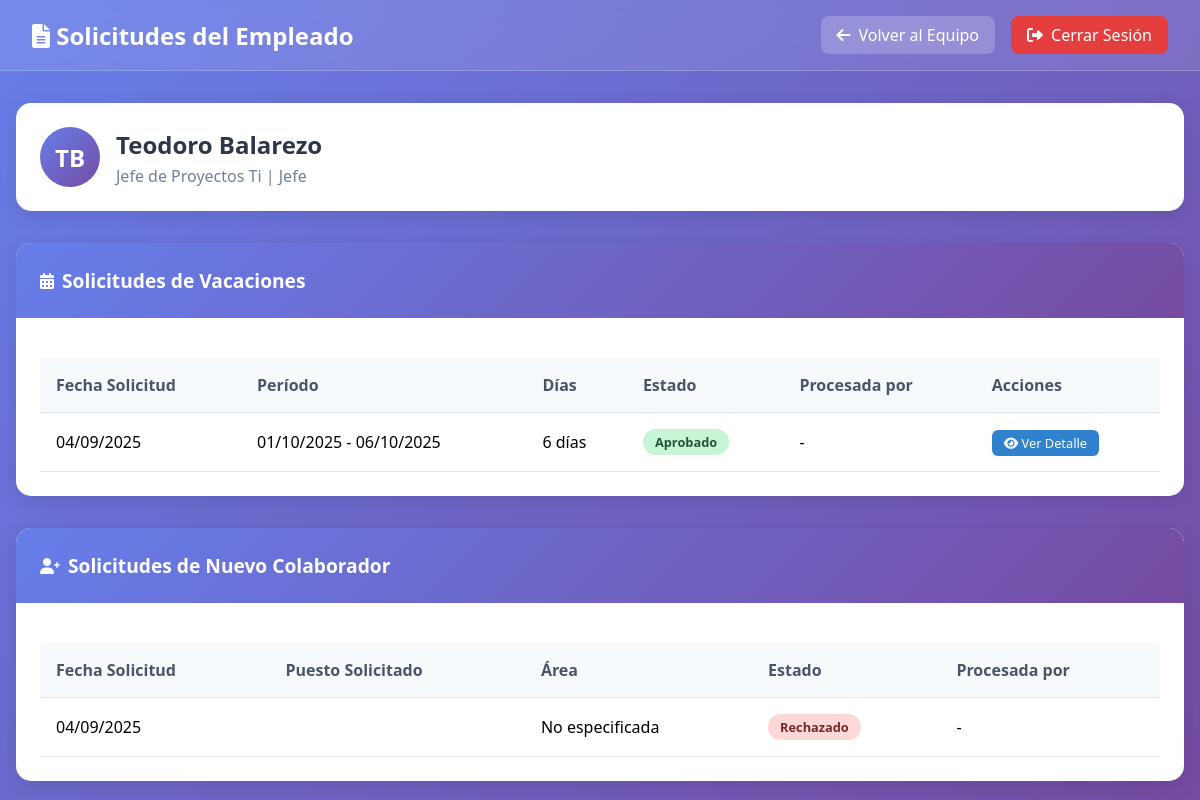
Screenshot of /manager/empleado/27/solicitudes/ (signed in) with the database file from the repository.
### empleados/models.py (models this page shows, shortened)
class Empleado(models.Model):
    JERARQUIA_CHOICES = [
        ('director', 'Director'),
        ('gerente', 'Gerente'),
        ('sub_gerente', 'Sub Gerente'),
        ('jefe', 'Jefe'),
        ('supervisor', 'Supervisor'),
        ('coordinador', 'Coordinador'),
        ('asistente', 'Asistente'),
        ('auxiliar', 'Auxiliar'),
    ]
    GERENCIA_CHOICES = [
        ('gerencia_comercial_local', 'Gerencia Comercial Local'),
        ('gerencia_comercial_internacional', 'Gerencia Comercial Internacional'),
        ('gerencia_desarrollo_organizacional', 'Gerencia de Desarrollo Organizacional'),
        ('gerencia_administracion_finanzas', 'Gerencia Administración y Finanzas'),
    ]
    user = models.OneToOneField(User, on_delete=models.CASCADE, related_name='empleado', null=True)
    nombre = models.CharField(max_length=100)
    apellido = models.CharField(max_length=100)
    dni = models.CharField(
        max_length=8,
        unique=True,
        validators=[validar_dni],
        help_text='Documento Nacional de Identidad (8 dígitos)',
        verbose_name='DNI'
    )
    email = models.EmailField(unique=True)
    puesto = models.CharField(max_length=100)
    fecha_contratacion = models.DateField()
    dias_vacaciones_disponibles = models.IntegerField(default=20, help_text='Días laborables de vacaciones por período')
    dias_vacaciones_calendario = models.IntegerField(
        default=42,
        help_text='Días calendario equivalentes (laborables + fines de semana estimados)'
    )
    dias_calendario_tomados_año = models.IntegerField(
        default=0,
        help_text='Días calendario ya tomados en el año actual'
    )
    fines_semana_incluidos_año = models.IntegerField(
        default=0,
        help_text='Cantidad de fines de semana incluidos en vacaciones del año'
    )
    manager = models.ForeignKey(
        'self', on_delete=models.SET_NULL, null=True, blank=True, related_name='equipo'
    )
    es_rrhh = models.BooleanField(
        default=False,
        help_text='Indica si este empleado es parte del departamento de RRHH'
    )
    area = models.CharField(
        max_length=100,
        null=True,
        blank=True,
        help_text='Área o departamento del empleado'
    )
    gerencia = models.CharField(
        max_length=50,
        choices=GERENCIA_CHOICES,
        null=True,
        blank=True,
        help_text='Gerencia a la que pertenece el empleado'
    )
    jerarquia = models.CharField(
        max_length=20,
        choices=JERARQUIA_CHOICES,
        default='auxiliar',
        help_text='Nivel jerárquico del empleado en la organización'
    )
    foto_perfil = models.FileField(
        upload_to='fotos_perfil/',
        null=True,
        blank=True,
        help_text='Foto de perfil del empleado'
    )
    @property
    def es_manager(self):
        return self.equipo.exists()
    @property
    def puede_gestionar_equipo(self):
        jerarquias_gestoras = ['director', 'gerente', 'sub_gerente', 'jefe']
        return self.es_manager or self.jerarquia in jerarquias_gestoras or self.es_rrhh

class SolicitudVacaciones(models.Model):
    ESTADOS_CHOICES = [
        ('pendiente', 'Pendiente'),
        ('aprobado', 'Aprobado'),
        ('rechazado', 'Rechazado'),
        ('cancelado', 'Cancelado'),
    ]
    TIPO_VACACIONES_CHOICES = [
        ('regulares', 'Regulares'),
        ('adelantadas', 'Adelantadas'),
        ('fraccionadas', 'Fraccionadas'),
    ]
    PERIODO_VACACIONAL_CHOICES = [
        ('2024-2025', '2024-2025'),
        ('2025-2026', '2025-2026'),
        ('2026-2027', '2026-2027'),
        ('2027-2028', '2027-2028'),
        ('2028-2029', '2028-2029'),
    ]
    empleado = models.ForeignKey(Empleado, on_delete=models.CASCADE, related_name='solicitudes_vacaciones')
    fecha_inicio = models.DateField()
    fecha_fin = models.DateField()
    dias_solicitados = models.PositiveIntegerField()
    motivo = models.TextField(max_length=500, blank=True)
    estado = models.CharField(max_length=20, choices=ESTADOS_CHOICES, default='pendiente')
    fecha_solicitud = models.DateTimeField(auto_now_add=True)
    fecha_resolucion = models.DateTimeField(null=True, blank=True)
    comentario_admin = models.TextField(max_length=500, blank=True)
    procesado_por = models.ForeignKey(
        Empleado, on_delete=models.SET_NULL, null=True, blank=True, related_name='solicitudes_procesadas'
    )
    periodo_vacacional = models.CharField(
        max_length=20,
        choices=PERIODO_VACACIONAL_CHOICES,
        default='2025-2026',
        help_text='Período vacacional al que corresponde la solicitud'
    )
    tipo_vacaciones = models.CharField(
        max_length=20,
        choices=TIPO_VACACIONES_CHOICES,
        default='regulares',
        help_text='Tipo de vacaciones según la antigüedad del empleado'
    )
    class Meta:
        ordering = ['-fecha_solicitud']
        verbose_name = 'Solicitud de Vacaciones'
        verbose_name_plural = 'Solicitudes de Vacaciones'

class SolicitudNuevoColaborador(models.Model):
    ESTADOS_CHOICES = [
        ('pendiente', 'Pendiente'),
        ('aprobado', 'Aprobado'),
        ('rechazado', 'Rechazado'),
        ('observado', 'Observado'),
    ]
    GRUPO_OCUPACIONAL_CHOICES = [
        ('empleado', 'Empleado'),
        ('practicante', 'Practicante'),
        ('locador', 'Locador de Servicios'),
    ]
    DENOMINACION_PUESTO_CHOICES = [
        ('gerente', 'Gerente'),
        ('sub_gerente', 'Sub gerente'),
        ('jefe', 'Jefe'),
        ('supervisor', 'Supervisor'),
        ('analista', 'Analista'),
        ('coordinador', 'Coordinador'),
    ]
    MOTIVO_CONTRATACION_CHOICES = [
        ('nuevo_puesto', 'Nuevo puesto de trabajo'),
        ('reemplazo_promocion', 'Reemplazo por promoción'),
        ('reemplazo_renuncia', 'Reemplazo por renuncia'),
        ('reemplazo_vencimiento', 'Reemplazo por vencimiento de contrato'),
        ('fallecimiento', 'Fallecimiento'),
        ('otros', 'Otros'),
    ]
    solicitante = models.ForeignKey(
        Empleado, on_delete=models.CASCADE, related_name='solicitudes_nuevo_colaborador'
    )
    area_solicitante = models.CharField(max_length=120)
    fecha_solicitud = models.DateField(auto_now_add=True)
    persona_responsable = models.CharField(max_length=120)
    dni_colaborador = models.CharField(
        max_length=8,
        validators=[validar_dni],
        help_text='DNI del nuevo colaborador (8 dígitos)',
        verbose_name='DNI del Colaborador'
    )
    nombre_colaborador = models.CharField(
        max_length=100,
        verbose_name='Nombre del Colaborador',
        help_text='Nombre completo del nuevo colaborador'
    )
    apellido_colaborador = models.CharField(
        max_length=100,
        verbose_name='Apellido del Colaborador',
        help_text='Apellidos del nuevo colaborador'
    )
    email_colaborador = models.EmailField(
        verbose_name='Email del Colaborador',
        help_text='Correo electrónico del nuevo colaborador'
    )
    fecha_inicio_labores = models.DateField()
    grupo_ocupacional = models.CharField(max_length=20, choices=GRUPO_OCUPACIONAL_CHOICES)
    puesto_a_solicitud = models.CharField(max_length=120)
    denominacion_puesto = models.CharField(max_length=20, choices=DENOMINACION_PUESTO_CHOICES)
    motivo_contratacion = models.CharField(
        max_length=30,
        choices=MOTIVO_CONTRATACION_CHOICES,
        help_text='Seleccione el motivo de la contratación'
    )
    modalidad_contratacion = models.CharField(max_length=120)
    tiempo_meses = models.PositiveIntegerField(validators=[MinValueValidator(1)], help_text='Especificar tiempo (meses)')
    estado = models.CharField(max_length=20, choices=ESTADOS_CHOICES, default='pendiente')
    procesado_por = models.ForeignKey(
        Empleado, on_delete=models.SET_NULL, null=True, blank=True, related_name='solicitudes_nuevo_colaborador_procesadas'
    )
    fecha_resolucion = models.DateTimeField(null=True, blank=True)
    comentario_rrhh = models.TextField(max_length=800, blank=True)
    class Meta:
        ordering = ['-fecha_solicitud']
        verbose_name = 'Solicitud de Nuevo Colaborador'
        verbose_name_plural = 'Solicitudes de Nuevo Colaborador'

### empleados/views.py (the view)
# urls.py: path('manager/empleado/<int:empleado_id>/solicitudes/', views.ver_solicitudes_empleado, name='ver_solicitudes_empleado'),
@login_required
def ver_solicitudes_empleado(request, empleado_id):
    try:
        empleado_actual = Empleado.objects.get(email=request.user.email)
        if not empleado_actual.puede_gestionar_equipo:
            messages.error(request, 'No tienes permisos para ver estas solicitudes.')
            return redirect('inicio_empleado')
        empleado = get_object_or_404(Empleado, id=empleado_id)
        if empleado.manager != empleado_actual:
            messages.error(request, 'Solo puedes ver solicitudes de tu equipo.')
            return redirect('equipo_manager')
        solicitudes_vacaciones = SolicitudVacaciones.objects.filter(
            empleado=empleado
        ).order_by('-fecha_solicitud')
        solicitudes_colaborador = SolicitudNuevoColaborador.objects.filter(
            solicitante=empleado
        ).order_by('-fecha_solicitud')
        context = {
            'empleado': empleado,
            'empleado_manager': empleado_actual,
            'solicitudes_vacaciones': solicitudes_vacaciones,
            'solicitudes_colaborador': solicitudes_colaborador,
            'user': request.user
        }
        return render(request, 'empleados/ver_solicitudes_empleado.html', context)
    except Empleado.DoesNotExist:
        messages.error(request, 'No tienes un perfil de empleado asociado.')
        return redirect('login_empleado')

### empleados/templates/empleados/ver_solicitudes_empleado.html (shortened to what this page needs)
<!DOCTYPE html>
<html lang="es">
<head>
    <link href="https://cdnjs.cloudflare.com/ajax/libs/font-awesome/6.0.0/css/all.min.css" rel="stylesheet">
</head>
<body>
    <div class="header">
        <h1><i class="fas fa-file-alt"></i> Solicitudes del Empleado</h1>
        <div class="nav-buttons">
            <a href="{% url 'equipo_manager' %}" class="btn btn-back">
                <i class="fas fa-arrow-left"></i> Volver al Equipo
            </a>
            <a href="{% url 'logout_empleado' %}" class="btn btn-danger">
                <i class="fas fa-sign-out-alt"></i> Cerrar Sesión
            </a>
        </div>
    </div>
    <div class="container">
        <div class="employee-info">
            <div class="employee-avatar">
                {{ empleado.nombre.0 }}{{ empleado.apellido.0 }}
            </div>
            <div class="employee-details">
                <h2>{{ empleado.nombre }} {{ empleado.apellido }}</h2>
                <p>{{ empleado.puesto }} | {{ empleado.get_jerarquia_display }}</p>
            </div>
        </div>
        <div class="section">
            <div class="section-header">
                <i class="fas fa-calendar-alt"></i>
                <h3>Solicitudes de Vacaciones</h3>
            </div>
            <div class="section-body">
                {% if solicitudes_vacaciones %}
                    <table class="requests-table">
                        <thead>
                            <tr>
                                <th>Fecha Solicitud</th>
                                <th>Período</th>
                                <th>Días</th>
                                <th>Estado</th>
                                <th>Procesada por</th>
                                <th>Acciones</th>
                            </tr>
                        </thead>
                        <tbody>
                            {% for solicitud in solicitudes_vacaciones %}
                            <tr>
                                <td>{{ solicitud.fecha_solicitud|date:"d/m/Y" }}</td>
                                <td>
                                    {{ solicitud.fecha_inicio|date:"d/m/Y" }} -
                                    {{ solicitud.fecha_fin|date:"d/m/Y" }}
                                </td>
                                <td>{{ solicitud.dias_solicitados }} días</td>
                                <td>
                                    <span class="status-badge status-{{ solicitud.estado }}">
                                        {{ solicitud.get_estado_display }}
                                    </span>
                                </td>
                                <td>
                                    {% if solicitud.procesada_por %}
                                        {{ solicitud.procesada_por.nombre }} {{ solicitud.procesada_por.apellido }}
                                    {% else %}
                                        -
                                    {% endif %}
                                </td>
                                <td>
                                    <a href="{% url 'detalle_solicitud_empleado' empleado.id solicitud.id %}" class="btn-detail">
                                        <i class="fas fa-eye"></i> Ver Detalle
                                    </a>
                                </td>
                            </tr>
                            {% endfor %}
                        </tbody>
                    </table>
                {% else %}
                    <div class="no-requests">
                        <i class="fas fa-calendar-times"></i>
                        <p>No hay solicitudes de vacaciones registradas.</p>
                    </div>
                {% endif %}
            </div>
        </div>
        <div class="section">
            <div class="section-header">
                <i class="fas fa-user-plus"></i>
                <h3>Solicitudes de Nuevo Colaborador</h3>
            </div>
            <div class="section-body">
                {% if solicitudes_colaborador %}
                    <table class="requests-table">
                        <thead>
                            <tr>
                                <th>Fecha Solicitud</th>
                                <th>Puesto Solicitado</th>
                                <th>Área</th>
                                <th>Estado</th>
                                <th>Procesada por</th>
                            </tr>
                        </thead>
                        <tbody>
                            {% for solicitud in solicitudes_colaborador %}
                            <tr>
                                <td>{{ solicitud.fecha_solicitud|date:"d/m/Y" }}</td>
                                <td>{{ solicitud.puesto_solicitado }}</td>
                                <td>{{ solicitud.get_area_display|default:"No especificada" }}</td>
                                <td>
                                    <span class="status-badge status-{{ solicitud.estado }}">
                                        {{ solicitud.get_estado_display }}
                                    </span>
                                </td>
                                <td>
                                    {% if solicitud.procesada_por %}
                                        {{ solicitud.procesada_por.nombre }} {{ solicitud.procesada_por.apellido }}
                                    {% else %}
                                        -
                                    {% endif %}
                                </td>
                            </tr>
                            {% endfor %}
                        </tbody>
                    </table>
                {% else %}
                    <div class="no-requests">
                        <i class="fas fa-user-times"></i>
                        <p>No hay solicitudes de nuevo colaborador registradas.</p>
                    </div>
                {% endif %}
            </div>
        </div>
    </div>
</body>
</html>

### rows the page displays
Empleado: nombre.0 "T", apellido.0 "B", nombre "Teodoro", apellido "Balarezo", puesto "Jefe de Proyectos Ti", jerarquia "Jefe"
SolicitudVacaciones: fecha_solicitud "04/09/2025", fecha_inicio "01/10/2025", fecha_fin "06/10/2025", dias_solicitados "6", estado "Aprobado"
SolicitudNuevoColaborador: fecha_solicitud "04/09/2025", area "No especificada", estado "Rechazado"
